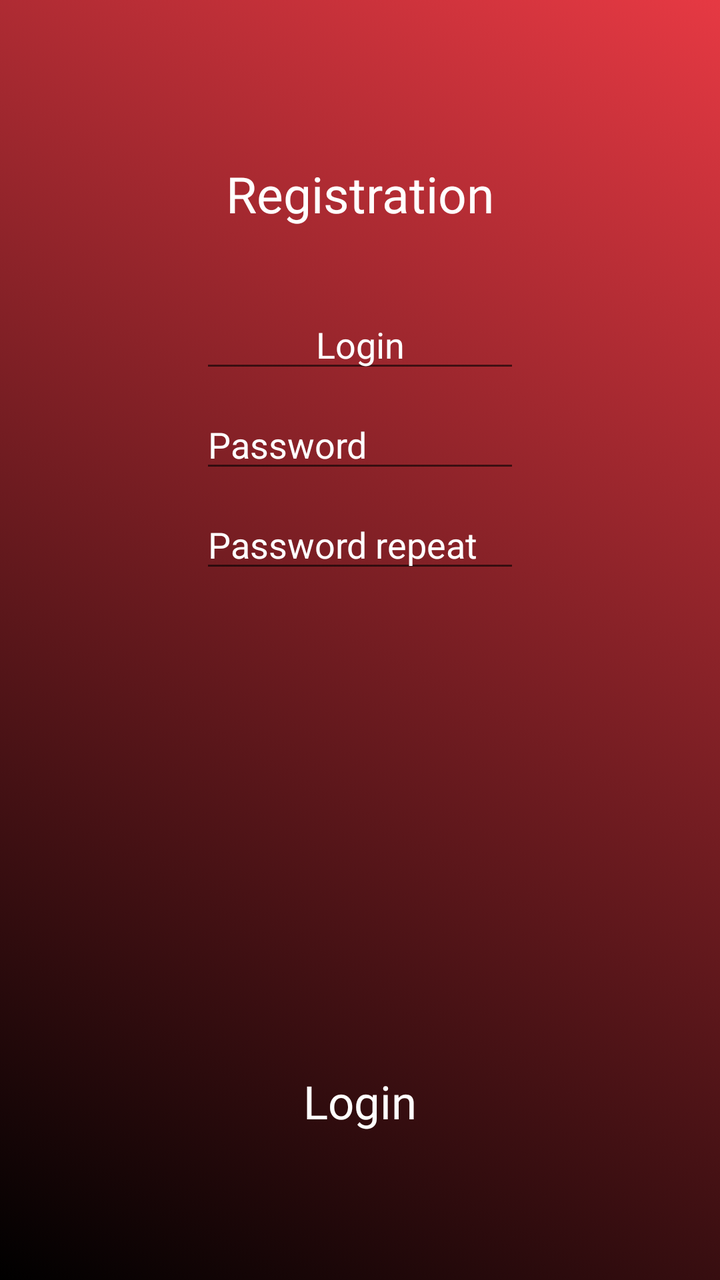
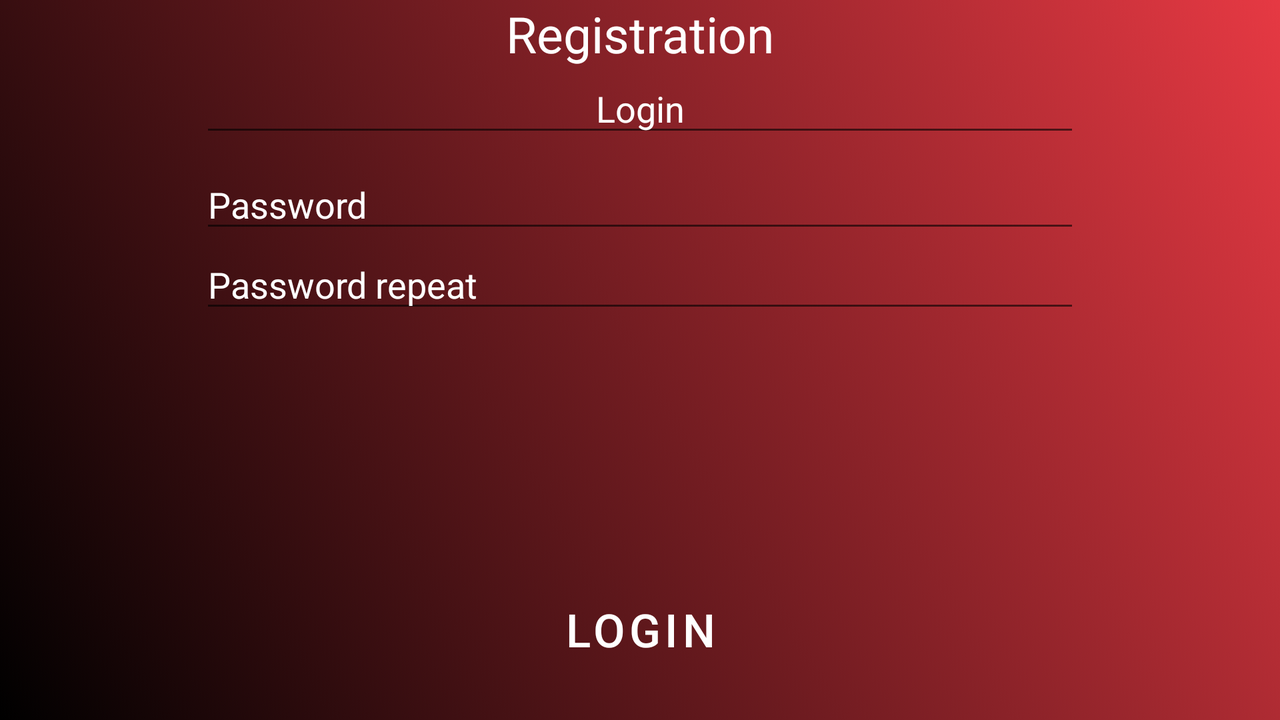

Two renders of one Android screen. The first uses the default layout on a phone; the second uses the alternative layout the repository ships for a different screen configuration, on a matching device. The two XML files are below.
<!-- AndroidManifest.xml: application theme Theme.OnixLoginHomeWork -->
<!-- res/layout/fragment_login.xml -->
<?xml version="1.0" encoding="utf-8"?>
<androidx.constraintlayout.widget.ConstraintLayout xmlns:android="http://schemas.android.com/apk/res/android"
    xmlns:app="http://schemas.android.com/apk/res-auto"
    android:layout_width="match_parent"
    android:layout_height="match_parent"
    android:background="@drawable/background">

    <TextView
        android:id="@+id/textView3"
        android:layout_width="wrap_content"
        android:layout_height="wrap_content"
        android:layout_marginTop="80dp"
        android:text="@string/label_registration"
        android:textColor="@color/white"
        android:textSize="25sp"
        app:layout_constraintEnd_toEndOf="parent"
        app:layout_constraintStart_toStartOf="parent"
        app:layout_constraintTop_toTopOf="parent" />


    <EditText
        android:id="@+id/editText"
        android:layout_width="match_parent"
        android:layout_height="wrap_content"
        android:layout_marginStart="100dp"
        android:layout_marginTop="150dp"
        android:layout_marginEnd="100dp"
        android:hint="@string/label_login"
        android:gravity="center"
        android:singleLine="true"
        android:textColor="@color/white"
        android:textColorHint="@color/white"
        app:layout_constraintEnd_toEndOf="parent"
        app:layout_constraintStart_toStartOf="parent"
        app:layout_constraintTop_toTopOf="parent"
        android:autofillHints=""
        android:inputType="" />


    <EditText
        android:id="@+id/editText1"
        android:layout_width="@+id/editText"
        android:layout_height="wrap_content"
        android:layout_marginStart="100dp"
        android:layout_marginTop="200dp"
        android:layout_marginEnd="100dp"
        android:hint="@string/label_password"
        android:inputType="textPassword"
        android:textColor="@color/white"
        android:textColorHint="@color/white"
        app:layout_constraintEnd_toEndOf="parent"
        android:maxLines="1"
        app:layout_constraintStart_toStartOf="parent"
        app:layout_constraintTop_toTopOf="parent"
        android:autofillHints="" />


    <EditText
        android:id="@+id/editText2"
        android:layout_width="@+id/editText"
        android:layout_height="wrap_content"
        android:layout_marginStart="100dp"
        android:layout_marginTop="250dp"
        android:layout_marginEnd="100dp"
        android:hint="@string/label_password_repeat"
        android:maxLines="1"
        android:inputType="textPassword"
        android:textColor="@color/white"
        android:textColorHint="@color/white"
        app:layout_constraintEnd_toEndOf="parent"
        app:layout_constraintHorizontal_bias="1.0"
        app:layout_constraintStart_toStartOf="parent"
        app:layout_constraintTop_toTopOf="parent"
        android:autofillHints="" />

    <Button
        android:id="@+id/accept"
        android:layout_width="@+id/editText"
        android:layout_height="wrap_content"
        android:layout_marginStart="100dp"
        android:layout_marginEnd="100dp"
        android:layout_marginBottom="64dp"
        android:text="@string/label_login"
        android:background="@color/transparent"
        android:textAppearance="@style/TextAppearance.AppCompat.Display3"
        android:textSize="23sp"
        app:layout_constraintBottom_toBottomOf="parent"
        app:layout_constraintEnd_toEndOf="parent"
        app:layout_constraintStart_toStartOf="parent"
        />

    <TextView
        android:id="@+id/Error"
        android:layout_width="wrap_content"
        android:layout_height="wrap_content"
        android:layout_marginTop="250dp"
        android:textColor="@color/white"
        app:layout_constraintBottom_toBottomOf="parent"
        app:layout_constraintEnd_toEndOf="parent"
        app:layout_constraintStart_toStartOf="parent"
        app:layout_constraintTop_toTopOf="parent" />

</androidx.constraintlayout.widget.ConstraintLayout>
<!-- resources referenced by this layout -->
<resources>
  <color name="transparent">#0000007E</color>
  <color name="white">#FFFFFFFF</color>
  <!-- drawable background (drawable) -->
  <?xml version="1.0" encoding="utf-8"?>
  <selector xmlns:android="http://schemas.android.com/apk/res/android">
      <item>
          <shape>
              <gradient
                  android:angle="225"
                  android:startColor="#e63943"
                  android:endColor="@color/black"/>
          </shape>
  
      </item>
  </selector>
  <string name="label_login">Login</string>
  <string name="label_password">Password</string>
  <string name="label_password_repeat">Password repeat</string>
  <string name="label_registration">Registration</string>
  <style name="Theme.OnixLoginHomeWork" parent="Theme.MaterialComponents.DayNight.DarkActionBar">
          
          <item name="colorPrimary">@color/purple_500</item>
          <item name="colorPrimaryVariant">@color/purple_700</item>
          <item name="colorOnPrimary">@color/white</item>
          
          <item name="colorSecondary">@color/teal_200</item>
          <item name="colorSecondaryVariant">@color/teal_700</item>
          <item name="colorOnSecondary">@color/black</item>
          
          <item name="android:statusBarColor" tools:targetApi="l">?attr/colorPrimaryVariant</item>
          
      </style>
  <color name="black">#FF000000</color>
  <color name="purple_500">#FF6200EE</color>
  <color name="purple_700">#FF3700B3</color>
  <color name="teal_200">#FF03DAC5</color>
  <color name="teal_700">#FF018786</color>
</resources>
<!-- res/layout-land/fragment_login.xml (the repository's variant of the layout above) -->
<!-- drawn on the phone turned sideways -->
<?xml version="1.0" encoding="utf-8"?>
<androidx.constraintlayout.widget.ConstraintLayout xmlns:android="http://schemas.android.com/apk/res/android"
    xmlns:app="http://schemas.android.com/apk/res-auto"
    android:layout_width="match_parent"
    android:layout_height="match_parent"
    android:background="@drawable/background">

    <TextView
        android:id="@+id/textView3"
        android:layout_width="wrap_content"
        android:layout_height="wrap_content"
        android:text="@string/label_registration"
        android:textColor="@color/white"
        android:textSize="25sp"
        app:layout_constraintEnd_toEndOf="parent"
        app:layout_constraintStart_toStartOf="parent"
        app:layout_constraintTop_toTopOf="parent" />

    <EditText
        android:id="@+id/editText"
        android:layout_width="match_parent"
        android:layout_height="wrap_content"
        android:layout_marginStart="100dp"
        android:layout_marginTop="32dp"
        android:layout_marginEnd="100dp"
        android:gravity="center"
        android:hint="@string/label_login"
        android:singleLine="true"
        android:textColor="@color/white"
        android:textColorHint="@color/white"
        app:layout_constraintEnd_toEndOf="@+id/editText1"
        app:layout_constraintStart_toStartOf="@+id/editText1"
        app:layout_constraintTop_toTopOf="parent"
        android:autofillHints=""
        android:inputType="" />

    <EditText
        android:id="@+id/editText1"
        android:layout_width="@+id/editText"
        android:layout_height="wrap_content"
        android:layout_marginStart="100dp"
        android:layout_marginTop="80dp"
        android:layout_marginEnd="100dp"
        android:hint="@string/label_password"
        android:inputType="text"
        android:maxLines="1"
        android:textColor="@color/white"
        android:textColorHint="@color/white"
        app:layout_constraintEnd_toEndOf="parent"
        app:layout_constraintStart_toStartOf="parent"
        app:layout_constraintTop_toTopOf="parent"
        android:autofillHints="" />


    <EditText
        android:id="@+id/editText2"
        android:layout_width="@+id/editText"
        android:layout_height="wrap_content"
        android:layout_marginStart="100dp"
        android:layout_marginTop="120dp"
        android:layout_marginEnd="100dp"
        android:hint="@string/label_password_repeat"
        android:inputType="text"
        android:maxLines="1"
        android:textColor="@color/white"
        android:textColorHint="@color/white"
        app:layout_constraintEnd_toEndOf="parent"
        app:layout_constraintStart_toStartOf="parent"
        app:layout_constraintTop_toTopOf="parent"
        android:autofillHints="" />

    <Button
        android:id="@+id/accept"
        android:layout_width="@+id/editText"
        android:layout_height="wrap_content"
        android:layout_marginStart="100dp"
        android:layout_marginEnd="100dp"
        android:layout_marginBottom="20dp"
        android:background="@color/transparent"
        android:text="@string/label_login"
        android:textSize="23sp"
        app:layout_constraintBottom_toBottomOf="parent"
        app:layout_constraintEnd_toEndOf="parent"
        app:layout_constraintStart_toStartOf="parent" />

    <TextView
        android:id="@+id/Error"
        android:layout_width="wrap_content"
        android:layout_height="wrap_content"
        android:layout_marginTop="170dp"
        android:textColor="@color/white"
        app:layout_constraintEnd_toEndOf="parent"
        app:layout_constraintStart_toStartOf="parent"
        app:layout_constraintTop_toTopOf="parent" />

</androidx.constraintlayout.widget.ConstraintLayout>
